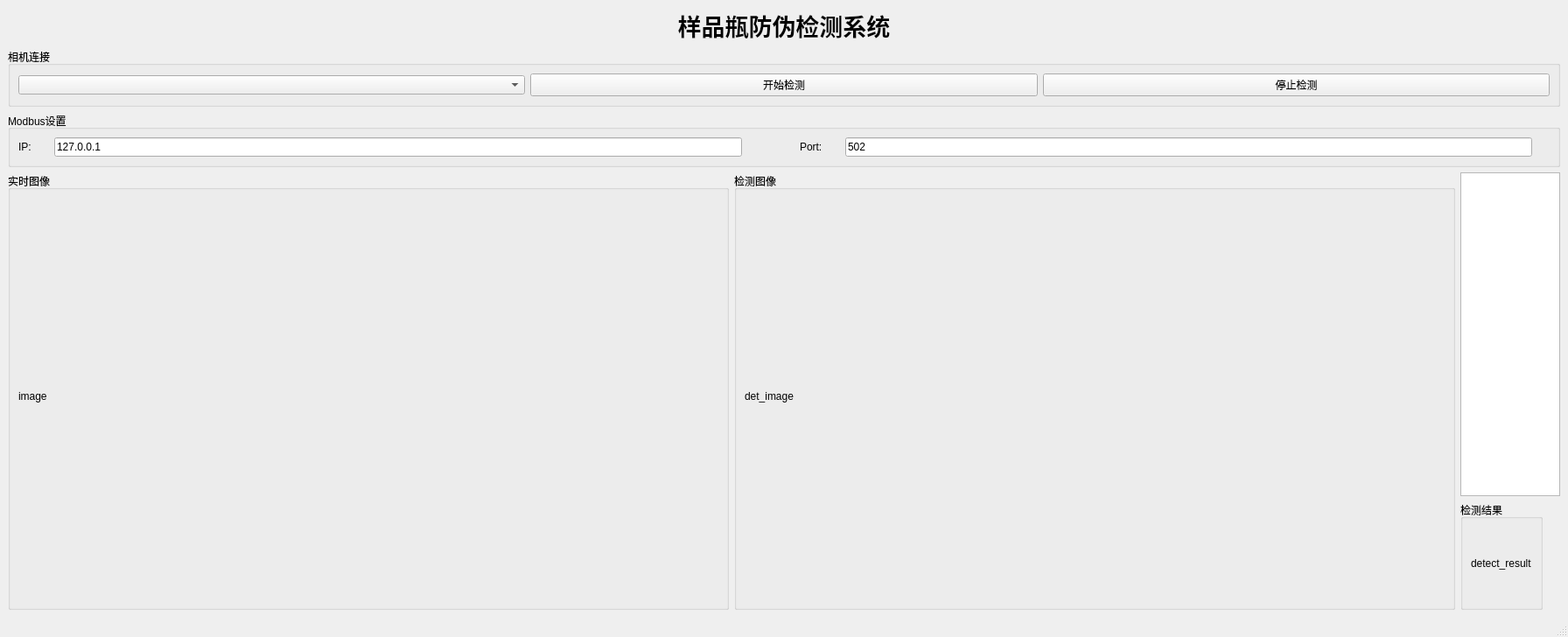
<?xml version="1.0" encoding="UTF-8"?>
<ui version="4.0">
 <class>modbusCamera</class>
 <widget class="QMainWindow" name="modbusCamera">
  <property name="geometry">
   <rect>
    <x>0</x>
    <y>0</y>
    <width>1226</width>
    <height>728</height>
   </rect>
  </property>
  <property name="windowTitle">
   <string>modbusCamera</string>
  </property>
  <widget class="QWidget" name="centralwidget">
   <property name="sizePolicy">
    <sizepolicy hsizetype="Expanding" vsizetype="Expanding">
     <horstretch>0</horstretch>
     <verstretch>0</verstretch>
    </sizepolicy>
   </property>
   <layout class="QVBoxLayout" name="mainLayout">
    <item>
     <layout class="QVBoxLayout" name="verticalLayout_8">
      <item>
       <widget class="QLabel" name="label">
        <property name="text">
         <string>&lt;html&gt;&lt;head/&gt;&lt;body&gt;&lt;p align=&quot;center&quot;&gt;&lt;span style=&quot; font-size:20pt; font-weight:600;&quot;&gt;样品瓶防伪检测系统&lt;/span&gt;&lt;/p&gt;&lt;/body&gt;&lt;/html&gt;</string>
        </property>
       </widget>
      </item>
     </layout>
    </item>
    <item>
     <widget class="QGroupBox" name="groupBox_2">
      <property name="title">
       <string>相机连接</string>
      </property>
      <layout class="QVBoxLayout">
       <item>
        <layout class="QHBoxLayout" name="horizontalLayout_2">
         <item>
          <widget class="QComboBox" name="comboBox"/>
         </item>
         <item>
          <widget class="QPushButton" name="connect_modbus">
           <property name="text">
            <string>开始检测</string>
           </property>
          </widget>
         </item>
         <item>
          <widget class="QPushButton" name="disconnect_modbus">
           <property name="text">
            <string>停止检测</string>
           </property>
          </widget>
         </item>
        </layout>
       </item>
      </layout>
     </widget>
    </item>
    <item>
     <widget class="QGroupBox" name="groupBox">
      <property name="title">
       <string>Modbus设置</string>
      </property>
      <layout class="QHBoxLayout">
       <item>
        <layout class="QHBoxLayout" name="horizontalLayout">
         <item>
          <widget class="QLabel" name="ip_label">
           <property name="text">
            <string>IP:</string>
           </property>
          </widget>
         </item>
         <item>
          <spacer name="horizontalSpacer_2">
           <property name="orientation">
            <enum>Qt::Horizontal</enum>
           </property>
           <property name="sizeType">
            <enum>QSizePolicy::Fixed</enum>
           </property>
           <property name="sizeHint" stdset="0">
            <size>
             <width>20</width>
             <height>20</height>
            </size>
           </property>
          </spacer>
         </item>
         <item>
          <widget class="QLineEdit" name="ip">
           <property name="text">
            <string>127.0.0.1</string>
           </property>
           <property name="placeholderText">
            <string>127.0.0.1</string>
           </property>
          </widget>
         </item>
         <item>
          <spacer name="horizontalSpacer">
           <property name="orientation">
            <enum>Qt::Horizontal</enum>
           </property>
           <property name="sizeType">
            <enum>QSizePolicy::Fixed</enum>
           </property>
           <property name="sizeHint" stdset="0">
            <size>
             <width>60</width>
             <height>20</height>
            </size>
           </property>
          </spacer>
         </item>
         <item>
          <widget class="QLabel" name="port_label">
           <property name="text">
            <string>Port:</string>
           </property>
          </widget>
         </item>
         <item>
          <spacer name="horizontalSpacer_4">
           <property name="orientation">
            <enum>Qt::Horizontal</enum>
           </property>
           <property name="sizeType">
            <enum>QSizePolicy::Fixed</enum>
           </property>
           <property name="sizeHint" stdset="0">
            <size>
             <width>20</width>
             <height>20</height>
            </size>
           </property>
          </spacer>
         </item>
         <item>
          <widget class="QLineEdit" name="port">
           <property name="text">
            <string>502</string>
           </property>
           <property name="placeholderText">
            <string>502</string>
           </property>
          </widget>
         </item>
         <item>
          <spacer name="horizontalSpacer_3">
           <property name="orientation">
            <enum>Qt::Horizontal</enum>
           </property>
           <property name="sizeType">
            <enum>QSizePolicy::Fixed</enum>
           </property>
           <property name="sizeHint" stdset="0">
            <size>
             <width>20</width>
             <height>20</height>
            </size>
           </property>
          </spacer>
         </item>
        </layout>
       </item>
      </layout>
     </widget>
    </item>
    <item>
     <layout class="QHBoxLayout" name="horizontalLayout_3">
      <item>
       <widget class="QGroupBox" name="groupBox_3">
        <property name="title">
         <string>实时图像</string>
        </property>
        <layout class="QVBoxLayout">
         <item>
          <widget class="QLabel" name="image_label">
           <property name="sizePolicy">
            <sizepolicy hsizetype="Preferred" vsizetype="Preferred">
             <horstretch>0</horstretch>
             <verstretch>1</verstretch>
            </sizepolicy>
           </property>
           <property name="text">
            <string>image</string>
           </property>
          </widget>
         </item>
         <item>
          <spacer name="horizontalSpacer_5">
           <property name="orientation">
            <enum>Qt::Horizontal</enum>
           </property>
           <property name="sizeType">
            <enum>QSizePolicy::MinimumExpanding</enum>
           </property>
           <property name="sizeHint" stdset="0">
            <size>
             <width>800</width>
             <height>5</height>
            </size>
           </property>
          </spacer>
         </item>
        </layout>
       </widget>
      </item>
      <item>
       <widget class="QGroupBox" name="groupBox_5">
        <property name="title">
         <string>检测图像</string>
        </property>
        <layout class="QVBoxLayout">
         <item>
          <widget class="QLabel" name="det_image_label">
           <property name="sizePolicy">
            <sizepolicy hsizetype="Preferred" vsizetype="Preferred">
             <horstretch>0</horstretch>
             <verstretch>1</verstretch>
            </sizepolicy>
           </property>
           <property name="text">
            <string>det_image</string>
           </property>
          </widget>
         </item>
         <item>
          <spacer name="horizontalSpacer_6">
           <property name="orientation">
            <enum>Qt::Horizontal</enum>
           </property>
           <property name="sizeType">
            <enum>QSizePolicy::MinimumExpanding</enum>
           </property>
           <property name="sizeHint" stdset="0">
            <size>
             <width>800</width>
             <height>5</height>
            </size>
           </property>
          </spacer>
         </item>
        </layout>
       </widget>
      </item>
      <item>
       <layout class="QVBoxLayout" name="verticalLayout">
        <item>
         <widget class="QTextEdit" name="textEdit"/>
        </item>
        <item>
         <layout class="QHBoxLayout" name="horizontalLayout_4">
          <item>
           <widget class="QGroupBox" name="groupBox_4">
            <property name="title">
             <string>检测结果</string>
            </property>
            <layout class="QVBoxLayout">
             <item>
              <widget class="QLabel" name="light_label">
               <property name="text">
                <string>detect_result</string>
               </property>
              </widget>
             </item>
            </layout>
           </widget>
          </item>
          <item>
           <spacer name="verticalSpacer">
            <property name="orientation">
             <enum>Qt::Vertical</enum>
            </property>
            <property name="sizeType">
             <enum>QSizePolicy::Fixed</enum>
            </property>
            <property name="sizeHint" stdset="0">
             <size>
              <width>20</width>
              <height>124</height>
             </size>
            </property>
           </spacer>
          </item>
         </layout>
        </item>
       </layout>
      </item>
     </layout>
    </item>
   </layout>
  </widget>
  <widget class="QMenuBar" name="menubar">
   <property name="geometry">
    <rect>
     <x>0</x>
     <y>0</y>
     <width>1226</width>
     <height>26</height>
    </rect>
   </property>
  </widget>
  <widget class="QStatusBar" name="statusbar"/>
 </widget>
 <resources/>
 <connections/>
</ui>
